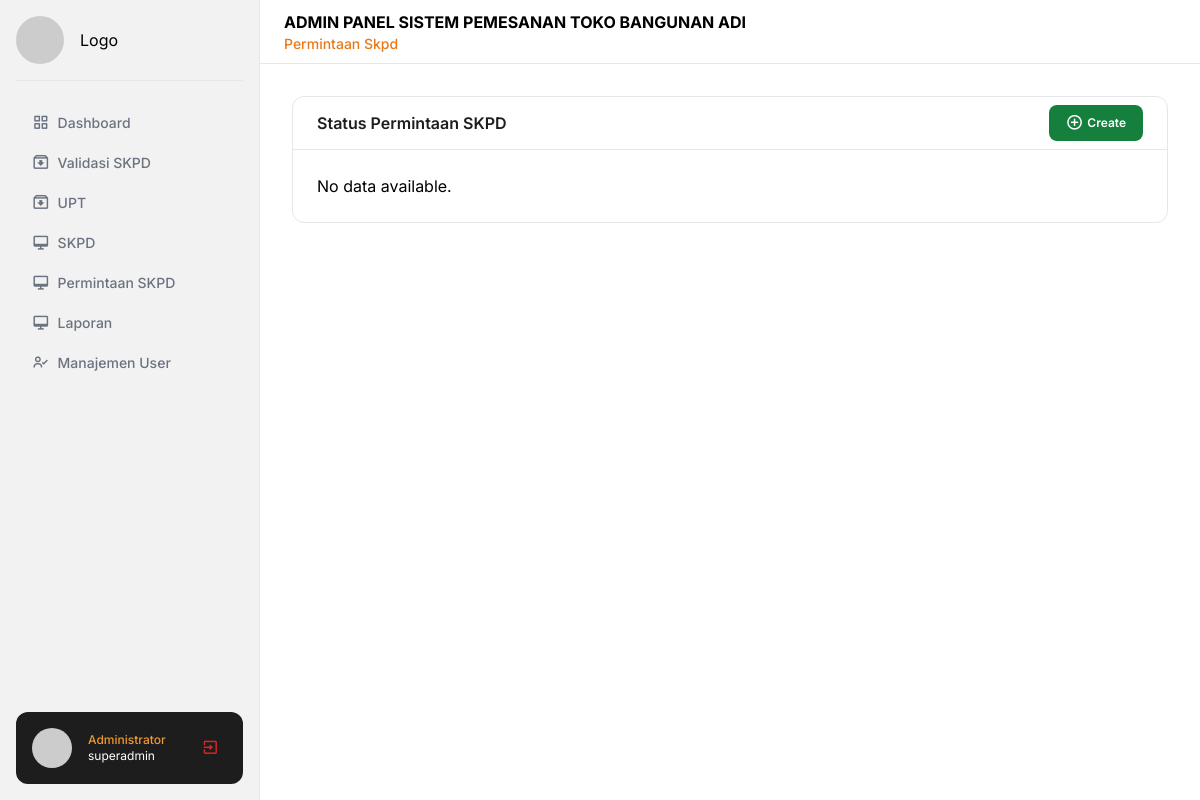
The app's page /main/?page=permintaan-skpd (signed in), older data.
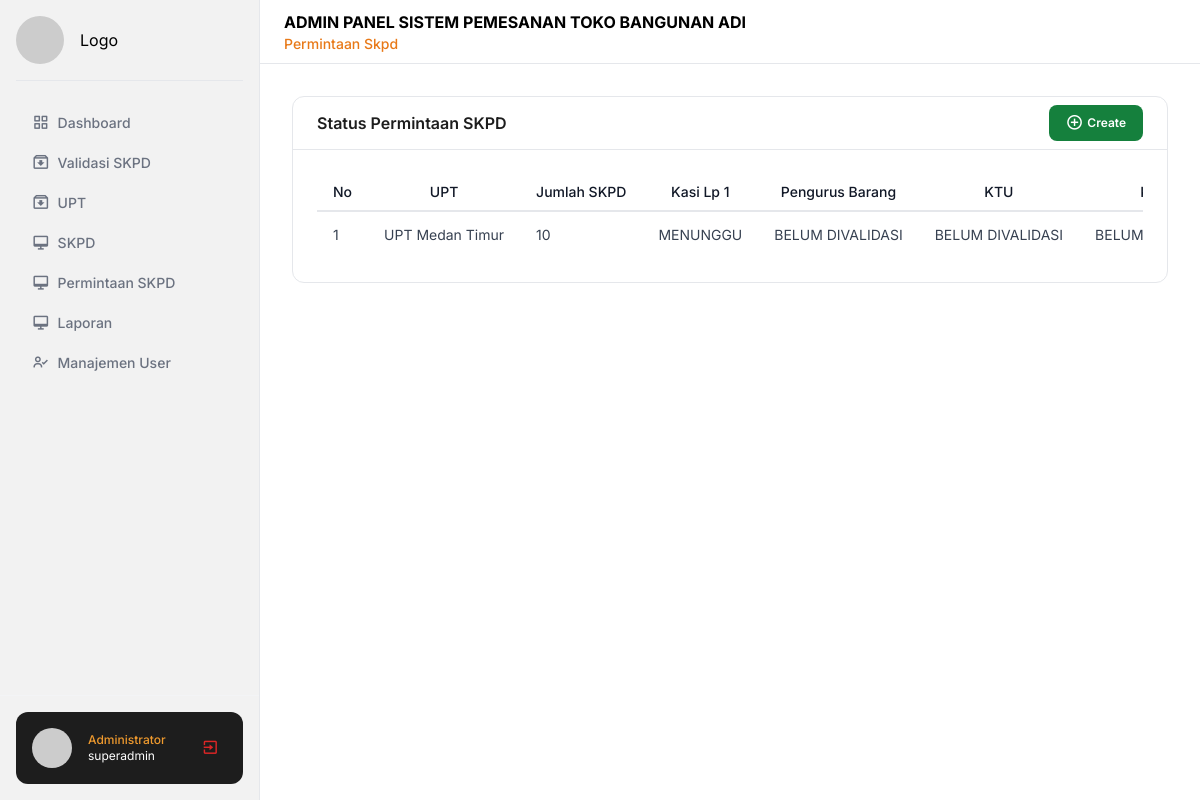
The same page, newer data.
### tables this page shows
CREATE TABLE `tb_permintaan_skpd` (
  `id` int NOT NULL,
  `upt_id` int NOT NULL,
  `jumlah_skpd` int NOT NULL,
  `kasi_lp` enum('BELUM DIVALIDASI','MENUNGGU','TERVALIDASI') NOT NULL,
  `pengurus_barang` enum('BELUM DIVALIDASI','MENUNGGU','TERVALIDASI') NOT NULL,
  `ktu` enum('BELUM DIVALIDASI','MENUNGGU','TERVALIDASI') NOT NULL,
  `kupt` enum('BELUM DIVALIDASI','MENUNGGU','TERVALIDASI') NOT NULL,
  `gudang` enum('BELUM DIVALIDASI','MENUNGGU','TERVALIDASI') NOT NULL,
  `surat_permintaan` text NOT NULL,
  `createdAt` datetime NOT NULL,
  `updatedAt` datetime NOT NULL
);

CREATE TABLE `tb_upt` (
  `id` int NOT NULL,
  `nama` varchar(255) NOT NULL,
  `alamat` text NOT NULL,
  `status` enum('AKTIF','TIDAK AKTIF') NOT NULL
);

### main/sider/routes.php (called while the page is built)
<?php
$page = isset($_GET['page']) ? $_GET['page'] : 'dashboard';
$action = isset($_GET['act']) ? $_GET['act'] : 'default';
$list_menu = array(
  array(
    'url' => '?page=dashboard',
    'icon' => '<i class="text-[1.1rem] bx bx-grid-alt"></i>',
    'label' => 'Dashboard'
  ),
  array(
    'url' => '?page=validasi-skpd',
    'icon' => '<i class="text-[1.1rem] bx bx-archive-in "></i>',
    'label' => 'Validasi SKPD'
  ),
  array(
    'url' => '?page=master-upt',
    'icon' => '<i class="text-[1.1rem] bx bx-archive-in "></i>',
    'label' => 'UPT'
  ),
  array(
    'url' => '?page=skpd',
    'icon' => '<i class="text-[1.1rem] bx bx-desktop "></i>',
    'label' => 'SKPD'
  ),
  array(
    'url' => '?page=permintaan-skpd',
    'icon' => '<i class="text-[1.1rem] bx bx-desktop "></i>',
    'label' => 'Permintaan SKPD'
  ),
  array(
    'url' => '?page=laporan',
    'icon' => '<i class="text-[1.1rem] bx bx-desktop "></i>',
    'label' => 'Laporan'
  ),
  array(
    'url' => '?page=manage-user',
    'icon' => '<i class="text-[1.1rem] bx bx-user-check"></i>',
    'label' => 'Manajemen User'
  ),
);
$pages = array(
  'dashboard' => 'pages/dashboard/index.php',
  'master-upt' => array(
    'default' => 'pages/upt/index.php',
    'add' => 'pages/upt/add.php',
    'edit' => 'pages/upt/edit.php',
    'delete' => 'pages/upt/delete.php'
  ),
  'skpd' => array(
    'default' => 'pages/skpd/index.php',
    'add' => 'pages/skpd/add.php',
    'edit' => 'pages/skpd/edit.php',
    'delete' => 'pages/skpd/delete.php'
  ),
  'permintaan-skpd' => array(
    'default' => 'pages/permintaan-skpd/index.php',
    'add' => 'pages/permintaan-skpd/add.php',
    'edit' => 'pages/permintaan-skpd/edit.php',
    'delete' => 'pages/permintaan-skpd/delete.php'
  ),
  'laporan' => array(
    'default' => 'pages/laporan/index.php',
  ),
  'manage-user' => array(
    'default' => 'pages/manage-user/index.php',
    'add' => 'pages/manage-user/add.php',
    'edit' => 'pages/manage-user/edit.php',
    'delete' => 'pages/manage-user/delete.php'
  ),
  'logout' => array(
    'default' => 'pages/logout.php'
  ),
);

### components/typography/head-title.php (called while the page is built)
<?php
function head_title($string) {
    $string = str_replace('-', ' ', $string);
    $string = ucwords($string);
    return $string;
}
?>

### utilities/func/query.php (called while the page is built, shortened)
<?php
function getData(
  $table,
  $columns = "*",
  $join = "",
  $condition = "",
  $orderBy = "",
  $limit = ""
) {
  global $conn;
  $query = "SELECT $columns FROM $table";
  if (!empty($join)) {
    $query .= " " . $join;
  }
  if (!empty($orderBy)) {
    $query .= " ORDER BY $orderBy";
  }
  $statement = mysqli_prepare($conn, $query);
  mysqli_stmt_execute($statement);
  $data = array();
  $result = mysqli_stmt_get_result($statement);
  while ($row = mysqli_fetch_assoc($result)) {
    $data[] = $row;
  }
  return $data;
}

### components/table/simple-table.php (the view, shortened to what this page needs)
<?php
function baseTable($data, $columns, $get_url, $imageColumns = [])
{
    if (empty($data)) {
        return '<p>No data available.</p>';
    }
    $html = '<div class="overflow-x-auto">';
    $html .= '<table id="datatable-style" class="min-w-full divide-y-2 divide-gray-200 bg-white text-sm">';
    $html .= '<thead class="ltr:text-left rtl:text-right">';
    $html .= '<tr>';
    $html .= '<th class="whitespace-nowrap px-4 py-2 font-medium text-gray-900 w-[1px]">No</th>';
    foreach ($columns as $key => $column) {
        $html .= '<th class="whitespace-nowrap px-4 py-2 font-medium text-gray-900">' . $column . '</th>';
    }
    $html .= '<th class="whitespace-nowrap px-4 py-2 font-medium text-gray-900 !text-center">Actions</th>';
    $html .= '</tr>';
    $html .= '</thead>';
    $html .= '<tbody class="divide-y divide-gray-200">';
    $number = 1;
    foreach ($data as $row) {
        $html .= '<tr>';
        $html .= '<td class="whitespace-nowrap px-4 py-2 text-gray-700">' . $number . '</td>';
        foreach ($columns as $key => $column) {
            $value = isset($row[$key]) ? $row[$key] : '';
            if (in_array($key, $imageColumns) && !empty($value)) {
                $fileExtension = pathinfo($value, PATHINFO_EXTENSION);
                $fileUrl = $value;
                if (in_array(strtolower($fileExtension), ['jpg', 'jpeg', 'png'])) {
                    $html .= '<td class="px-4 py-2 text-gray-700">
                        <div class="relative group">
                            <img src="../public/' . $fileUrl . '" alt="Thumbnail" class="h-10 w-10 object-cover rounded cursor-pointer" />
                            <div class="hidden group-hover:flex absolute z-10 top-0 left-0 bg-black bg-opacity-75 p-2 rounded items-center justify-center gap-2">
                                <a href="../public/' . $fileUrl . '" target="_blank" class="text-white hover:text-blue-300">
                                    <i class="bx bx-search-alt text-lg"></i>
                                </a>
                                <a href="../public/' . $fileUrl . '" download class="text-white hover:text-green-300">
                                    <i class="bx bx-download text-lg"></i>
                                </a>
                            </div>
                        </div>
                    </td>';
                } else if (strtolower($fileExtension) == 'pdf') {
                    $html .= '<td class="px-4 py-2 text-gray-700">
                        <div class="relative group">
                            <div class="flex items-center text-red-500 cursor-pointer">
                                <i class="bx bxs-file-pdf text-2xl"></i>
                                <span class="ml-1 text-xs">PDF</span>
                            </div>
                            <div class="hidden group-hover:flex absolute z-10 top-0 left-0 bg-black bg-opacity-75 p-2 rounded items-center justify-center gap-2">
                                <a href="../public/' . $fileUrl . '" target="_blank" class="text-white hover:text-blue-300">
                                    <i class="bx bx-search-alt text-lg"></i>
                                </a>
                                <a href="../public/' . $fileUrl . '" download class="text-white hover:text-green-300">
                                    <i class="bx bx-download text-lg"></i>
                                </a>
                            </div>
                        </div>
                    </td>';
                } else {
                    $html .= '<td class="whitespace-nowrap px-4 py-2 text-gray-700">
                        <span class="text-xs text-gray-500">No file</span>
                    </td>';
                }
            } else {
                $html .= '<td class="whitespace-nowrap px-4 py-2 text-gray-700">' . $value . '</td>';
            }
        }
        $html .= '<td class="whitespace-nowrap px-4 py-2 text-gray-700">
                    <div class="flex justify-center items-center gap-2">
                    <a href="?page='. $get_url .'&act=edit&id=' . $row['id'] . '" class="rounded-lg px-2 py-1 bg-blue-50 border hover:bg-blue-100 transition-all">
                        <i class="bx bxs-pencil text-blue-500"></i>
                    </a>
                    <a href="?page='. $get_url .'&act=delete&id=' . $row['id'] . '" class="rounded-lg px-2 py-1 bg-red-50 border hover:bg-red-100 transition-all" onclick="return confirm(\'Apakah anda yakin ingin menghapus ini?\')">
                        <i class="bx bxs-trash text-red-500"></i>
                    </a>
                    </div>
                  </td>';
        $html .= '</tr>';
        $number++;
    }
    $html .= '</tbody>';
    $html .= '</table>';
    $html .= '</div>';
    return $html;
}

### main/index.php (shortened to what this page needs)
<?php require "../db/config.php" ?>
<?php require './sider/routes.php' ?>
<?php require '../components/table/simple-table.php' ?>
<?php require '../components/typography/head-title.php' ?>
<?php require '../utilities/func/query.php' ?>
<!DOCTYPE html>
<html lang="en">
<head>
  <script src="https://cdn.tailwindcss.com"></script>
  <link href='https://unpkg.com/boxicons@2.1.4/css/boxicons.min.css' rel='stylesheet'>
  <link rel="stylesheet" href="../assets/css/index.css">
  <link rel="stylesheet" href="https://cdn.datatables.net/2.0.8/css/dataTables.dataTables.css">
</head>
<body>
  <?php include "./sider/sider.php" ?>
  <?php include "./main.php" ?>
</body>
</html>

### main/sider/sider.php
<div class="flex h-screen flex-col justify-between border-e bg-[#f2f2f2] fixed w-[260px]">
  <div class="px-4 py-4">
    <div class="flex gap-4 items-center border-b pb-4">
      <img src="https://placehold.co/400" alt="" class="w-12 h-12 rounded-full">
      <h1>Logo</h1>
    </div>
    <ul class="mt-6 space-y-1">
      <?php foreach ($list_menu as $menu): ?>
        <?php if (isset($menu['submenu'])): ?>
          <details class="group [&_summary::-webkit-details-marker]:hidden">
            <summary class="flex cursor-pointer items-center justify-between rounded-lg px-4 py-2 text-gray-500 hover:bg-[#ef9a2e] hover:text-white">
              <span class="flex items-center gap-2">
                <?= $menu['icon'] ?>
                <span class="text-sm font-medium"><?= $menu['label'] ?></span>
              </span>
              <span class="shrink-0 transition duration-300 group-open:-rotate-180">
                <svg xmlns="http://www.w3.org/2000/svg" class="h-5 w-5" viewBox="0 0 20 20" fill="currentColor">
                  <path fill-rule="evenodd" d="M5.293 7.293a1 1 0 011.414 0L10 10.586l3.293-3.293a1 1 0 111.414 1.414l-4 4a1 1 0 01-1.414 0l-4-4a1 1 0 010-1.414z" clip-rule="evenodd"/>
                </svg>
              </span>
            </summary>
            <ul class="mt-2 space-y-1 px-4">
              <?php foreach ($menu['submenu'] as $submenu): ?>
                <li>
                  <a href="<?= $submenu['url'] ?>" class="block rounded-lg px-4 py-2 text-sm font-medium text-gray-500 hover:bg-[#ef9a2e] hover:text-white">
                    <?= $submenu['label'] ?>
                  </a>
                </li>
              <?php endforeach; ?>
            </ul>
          </details>
        <?php else: ?>
          <li>
            <a href="<?= $menu['url'] ?>" class="flex items-center gap-2 rounded-lg px-4 py-2 text-sm font-medium text-gray-500 hover:bg-[#ef9a2e] hover:text-white">
              <?= $menu['icon'] ?>
              <span><?= $menu['label'] ?></span>
            </a>
          </li>
        <?php endif; ?>
      <?php endforeach; ?>
    </ul>
  </div>
  <div class="sticky inset-x-0 bottom-0 border-t border-gray-100 p-4">
    <div class="flex items-center justify-between gap-2 bg-[#1d1d1d] p-4 rounded-xl">
      <div class="text-white flex items-center gap-4">
        <img alt="" src="https://placehold.co/400" class="size-10 rounded-full object-cover" />
        <p class="text-xs">
          <strong class="block font-medium text-[#ef9a2e]">Administrator</strong>
          <span> <?=$_SESSION['username'] ?> </span>
        </p>
      </div>
      <a href="?page=logout" class="flex items-center hover:bg-[#2d2d2d] p-2 rounded-lg">
        <i class="text-[1.1rem] bx bx-exit text-red-600"></i>
      </a>
    </div>
  </div>
</div>

### main/main.php
<?php $head_title = head_title($_GET['page']); ?>
<div class="ml-[260px]">
  <header class="bg-white z-50 min-h-16 flex items-center px-6 w-full sticky top-0 border-b">
    <div class="leading-snug">
      <h3 class="text-base font-bold uppercase">
        Admin Panel Sistem Pemesanan Toko Bangunan Adi
      </h3>
      <p class="text-sm text-[#e87918] font-medium"><?= $head_title; ?></p>
    </div>
  </header>
  <main class="p-8 bg-white">
    <?php
    if (array_key_exists($page, $pages)) {
      if (is_array($pages[$page]) && array_key_exists($action, $pages[$page])) {
        require_once $pages[$page][$action];
      } else {
        require_once $pages[$page];
      }
    } else {
      require_once 'pages/dashboard/index.php';
    }
    ?>
  </main>
</div>

### main/pages/permintaan-skpd/index.php
<?php
$get_url = $_GET['page'];
$getUser = getData(
    "tb_permintaan_skpd",
    "tb_permintaan_skpd.*, tb_upt.nama as upt_nama",
    "JOIN tb_upt ON tb_permintaan_skpd.upt_id = tb_upt.id",
    "",
    "tb_permintaan_skpd.createdAt DESC"
);
$columns = array(
    'upt_nama' => 'UPT',
    'jumlah_skpd' => 'Jumlah SKPD',
    'kasi_lp' => 'Kasi Lp 1 ',
    'pengurus_barang' => 'Pengurus Barang',
    'ktu' => 'KTU',
    'kupt' => 'KUPT',
    'gudang' => 'gudang',
);
?>
<div class="border rounded-xl">
    <div class="px-6 py-2 flex justify-between items-center">
        <h1 class="font-semibold text-[#1d1d1d]">Status Permintaan SKPD</h1>
        <a href="?page=permintaan-skpd&act=add" class="text-center py-2 px-4 inline-flex items-center gap-x-1 text-xs font-semibold rounded-lg border border-transparent bg-green-700 text-white hover:bg-green-800 disabled:opacity-50 disabled:pointer-events-none transition-all">
            <i class='bx bx-plus-circle text-[1.1rem] text-white'></i>
            <span class="text-white">Create</span>
        </a>
    </div>
    <hr>
    <div class="p-6">
        <?= baseTable($getUser, $columns, $get_url)  ?>
    </div>
</div>

### assets/css/index.css (style rules this page uses)
* { font-family: "Inter", sans-serif; }

Row changes from the older to the newer data that the page shows:
added tb_permintaan_skpd: upt.nama "UPT Medan Timur", jumlah_skpd "10", kasi_lp "MENUNGGU", pengurus_barang "BELUM DIVALIDASI", ktu "BELUM DIVALIDASI", kupt "BELUM…"
Text that changed along with them:
text no longer shown: "No data available."
text now shown: "No"
new list line: "UPT"
new list line: "Jumlah SKPD"
new list line: "Kasi Lp 1"
new list line: "Pengurus Barang"
new list line: "KTU"
